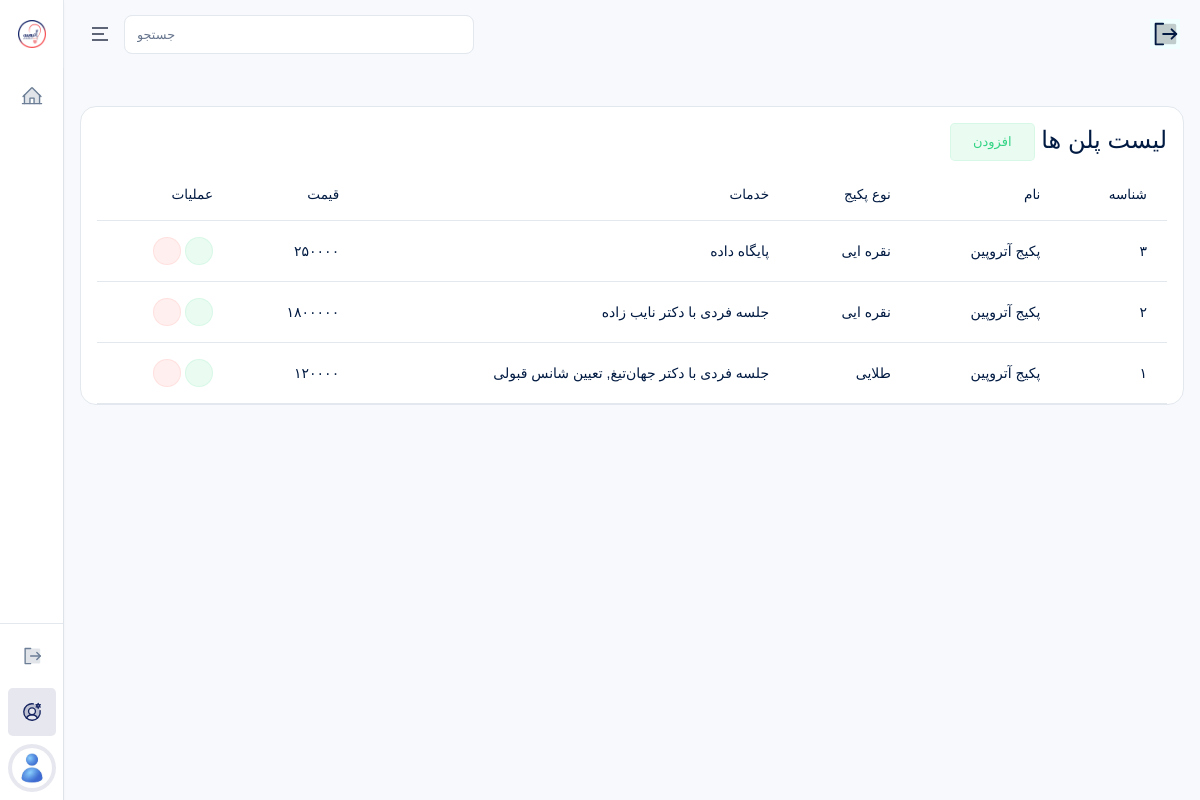
The app's page /accounts/admins/packages/ (signed in), older data.
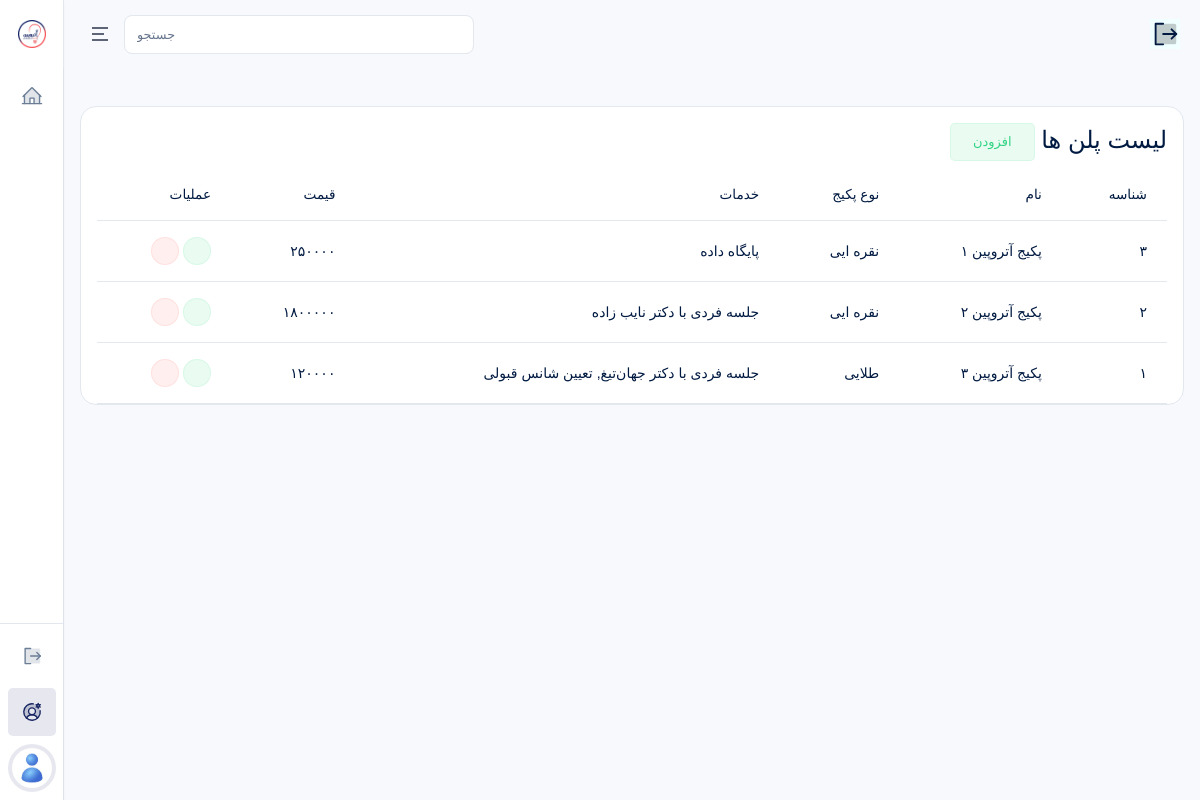
The same page, newer data.
### payments/models.py (models this page shows, shortened)
class Package(models.Model):
    SERVICE_CHOICES = (
        ("1", "جلسه فردی با دکتر نایب زاده"),
        ("2", "جلسه فردی با دکتر جهان‌تیغ"),
        ("3", "تحلیل شخصیت"),
        ("4", "تعیین شانس قبولی"),
        ("5", "پایگاه داده"),
    )
    TYPE_CHOICES = (
        ("1", "برنزی"),
        ("2", "نقره ایی"),
        ("3", "طلایی"),
    )
    name = models.CharField(
        max_length=200,
        verbose_name="نام"
    )
    service = MultiSelectField(
        max_length=100,
        choices=SERVICE_CHOICES,
        verbose_name="خدمات"
    )
    type = models.CharField(
        max_length=1,
        choices=TYPE_CHOICES,
        verbose_name="نوع پکیج"
    )
    content = CKEditor5Field(
        "معرفی و توضیحات",
        config_name="default",
        null=True,
        blank=True
    )
    price_before_discount = models.DecimalField(
        max_digits=12,
        decimal_places=0,
        verbose_name="قیمت قبل از تخفیف (اختیاری)",
        null=True,
        blank=True
    )
    total_price = models.DecimalField(
        max_digits=12,
        decimal_places=0,
        verbose_name="قیمت به تومان"
    )
    is_public = models.BooleanField(
        default=True,
        verbose_name="نمایش عمومی"
    )
    class Meta:
        verbose_name = "پلن"
        verbose_name_plural = "پلن ها"
        ordering = ["-id"]

### accounts/views.py (the view)
# urls.py: path("admins/packages/", PackageListView.as_view(), name="package_list"),
class PackageListView(RoleRequiredMixin, SuperAdminSidebarContextMixin, ListView):
    allowed_roles = ["super_admin"]
    model = Package
    template_name = "accounts/admins/package_list.html"
    context_object_name = "packages"

### accounts/mixins.py (called while the page is built)
    def get_context_data(self, **kwargs):
        context = super().get_context_data(**kwargs)
        context.update({
            "PlansIntroductionCreated": PlansIntroduction.objects.first(),
            "CounselingIntroductionCreated": CounselingIntroduction.objects.first(),
            "EstimationIntroductionCreated": EstimationIntroduction.objects.first(),
            "ChoiceIntroductionCreated": ChoiceIntroduction.objects.first(),
            "LiveIntroductionCreated": LiveIntroduction.objects.first(),
            "AboutUsIntroductionCreated": AboutUsIntroduction.objects.first(),
            "DataIntroductionCreated": DataIntroduction.objects.first(),
        })
        return context

    def test_func(self):
        return (
            self.request.user.is_authenticated and
            self.request.user.role in self.allowed_roles and
            not self.request.user.is_suspended
        )

### templates/accounts/admins/package_list.html (shortened to what this page needs)
{% extends 'bases/dashboard.html' %}
{% load static %}
{% block content %}
<div class="table-responsive" dir="rtl">
    <div class="card-header justify-content-between">
        <div class="card-title">
            <h4>
                لیست پلن ها
                <a href="{% url 'package_add' %}">
                    <span class="btn btn-success-transparent">افزودن</span>
                </a>
            </h4>
        </div>
    </div>
    <table class="table text-nowrap table-hover">
        <thead>
            <tr>
                <th scope="col">شناسه</th>
                <th scope="col">نام</th>
                <th scope="col">نوع پکیج</th>
                <th scope="col">خدمات</th>
                <th scope="col">قیمت</th>
                <th scope="col">عملیات</th>
            </tr>
        </thead>
        <tbody>
            {% for package in packages %}
            <tr>
                <td>
                    {{ package.id }}
                </td>
                <td>
                    {{ package.name }}
                </td>
                <td>
                    {{ package.get_type_display }}
                </td>
                <td>
                    {{ package.get_service_display }}
                </td>
                <td>{{ package.total_price }}</td>
                <td>
                    <a href="{% url 'package_edit' package.id %}" class="btn btn-icon btn-sm btn-success-transparent rounded-pill">
                        <i class="ri-edit-2-line"></i>
                    </a>
                    <a href="{% url 'package_delete' package.id %}" class="btn btn-icon btn-sm btn-danger-transparent rounded-pill">
                        <i class="ri-delete-bin-line"></i>
                    </a>
                </td>
            </tr>
            {% empty %}
            <tr>
                <td colspan="6" style="text-align: center;">
                    موردی یافت نشد.
                </td>
            </tr>
            {% endfor %}
        </tbody>
    </table>
</div>
{% endblock %}

Row changes from the older to the newer data that the page shows:
changed Package "پایگاه داده": name "پکیج آتروپین" → "پکیج آتروپین ۱"
changed Package "جلسه فردی با دکتر نایب زاده": name "پکیج آتروپین" → "پکیج آتروپین ۲"
changed Package "طلایی": name "پکیج آتروپین" → "پکیج آتروپین ۳"
